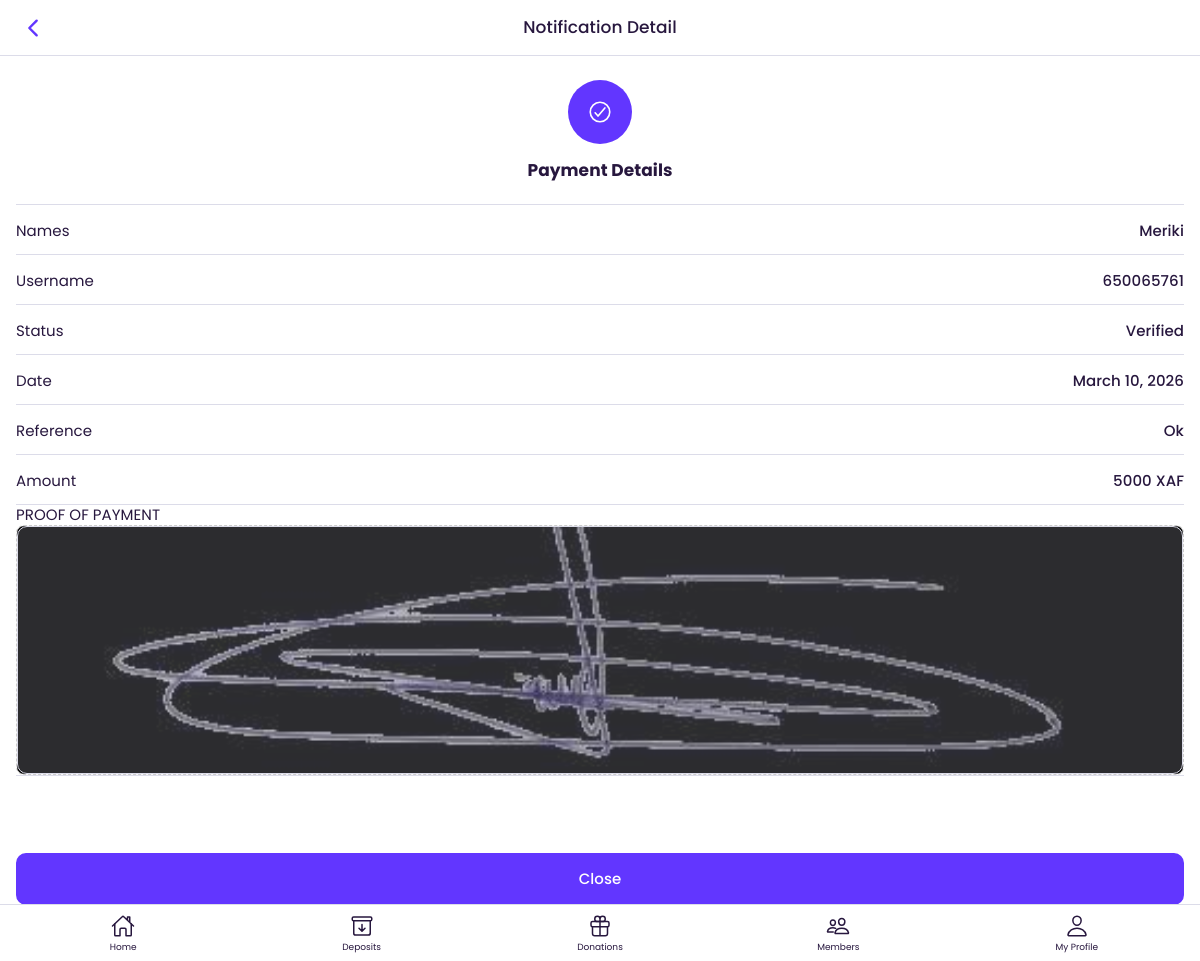
The app's page /transactions_details/74 (signed in) with its own data.
### members/models.py (models this page shows)
class Transaction(models.Model):
    member = models.ForeignKey(User,on_delete=models.CASCADE,null=True,blank=True)
    amount=models.DecimalField(max_digits=11,decimal_places=0,default=0,blank=True,null=True)
    transactionType = models.CharField(max_length=200,default=0,null=True,blank=True)
    transactionReference = models.CharField(max_length=200,default="0",null=True,blank=True)
    transactionStatus = models.CharField(max_length=200,default="0",null=True,blank=True)
    PODs = models.FileField(upload_to="POD/", null=True, blank=True)
    created_at = models.DateTimeField(auto_now_add=True)
    updated_at = models.DateTimeField(auto_now=True)

### k12auth/models.py (models this page shows, shortened)
class User(AbstractUser):
    is_member = models.BooleanField(default=False,blank=True,null=True)
    is_cashier = models.BooleanField(default=False,blank=True,null=True)
    is_manager = models.BooleanField(default=False,blank=True,null=True)
    is_admin = models.BooleanField(default=False,blank=True,null=True)
    membershipTitle = models.CharField(max_length=200,default=0,null=True,blank=True)
    position = models.CharField(max_length=200,default=0,null=True,blank=True)
    profilePicture = models.FileField(upload_to="ProfilePictures/", null=True, blank=True)
    class Meta(AbstractUser.Meta):
       swappable = 'AUTH_USER_MODEL'

### members/views.py (the view)
# urls.py: path('transactions_details/<int:transactionid>', views.transactions_detailsView, name='transactions_detailsView'),
@login_required(login_url="/login")
def transactions_detailsView(request,transactionid):
    if request.user.is_authenticated:
        username = request.user.username
        members_instance=User.objects.get(username=username)
        select_transaction = Transaction.objects.get(id=transactionid)
        data = {
            'members_instance':members_instance,
            'select_transaction':select_transaction
        }
        return render(request,'members/transaction_detail.html',context=data)
    else:
        return redirect('/login')

### templates/members/transaction_detail.html (shortened to what this page needs)
<!DOCTYPE html>
<html lang="en">
  {% include '../ext/header.html' %}
  <body class="bg-white">
    <div class="appHeader">
      <div class="left">
        <a href="#" class="headerButton goBack"><ion-icon name="chevron-back-outline"></ion-icon></a>
      </div>
      <div class="pageTitle">Notification Detail</div>
    </div>
    <div id="appCapsule" class="full-height">
      <div class="section">
        <div class="listed-detail mt-3">
          <div class="icon-wrapper">
            <div class="iconbox">
              <ion-icon name="checkmark-circle-outline"></ion-icon>
            </div>
          </div>
          <h3 class="text-center mt-2">Payment Details</h3>
        </div>
        <ul class="listview simple-listview no-space mt-3">
             <li>
            <span>Names</span>
            <strong>{{ select_transaction.member.first_name}}</strong>
          </li>
              <li>
            <span>Username</span>
            <strong>{{ select_transaction.member.username }}</strong>
          </li>
          <li>
            <span>Status</span>
            <strong>{{ select_transaction.transactionStatus }}</strong>
          </li>
          <li>
            <span>Date</span>
            <strong>{{ select_transaction.created_at.date }}</strong>
          </li>
          <li>
            <span>Reference</span>
            <strong>{{ select_transaction.transactionReference }}</strong>
          </li>
          <li>
            <span>Amount</span>
            <strong>{{ select_transaction.amount }} XAF</strong>
          </li>
          {% if select_transaction.transactionStatus == "Verified" %}
          <span>PROOF OF PAYMENT</span>
            <div class="custom-file-upload" id="fileUpload1">
                  <img src="{{ select_transaction.PODs.url }}" alt="Proof of Payment" />
                <label for="fileuploadInput"></label>
          </div>
          {% endif %}
        </ul>
        <br><br><br>
        <a href="/members_dashboard" class="btn btn-primary btn-block btn-lg">Close</a>
      </div>
    </div>
    {% include 'members/app_buttom_menu.html' %}
  </body>
</html>

### static/assets/css/pod.css (style rules this page uses)
.custom-file-upload { width: 100%; height: 250px; border: 1px dashed #ccc; border-radius: 8px; overflow: hidden; display: flex; align-items: center; justify-content: center; background-color: #f9f9f9; }
.custom-file-upload img { width: 100%; height: 100%; object-fit: cover; }

### records on screen
Transaction: member.first_name "Meriki", member.username "650065761", transactionStatus "Verified", created_at "March 10, 2026", transactionReference "Ok", amount "5000", PODs (picture)
